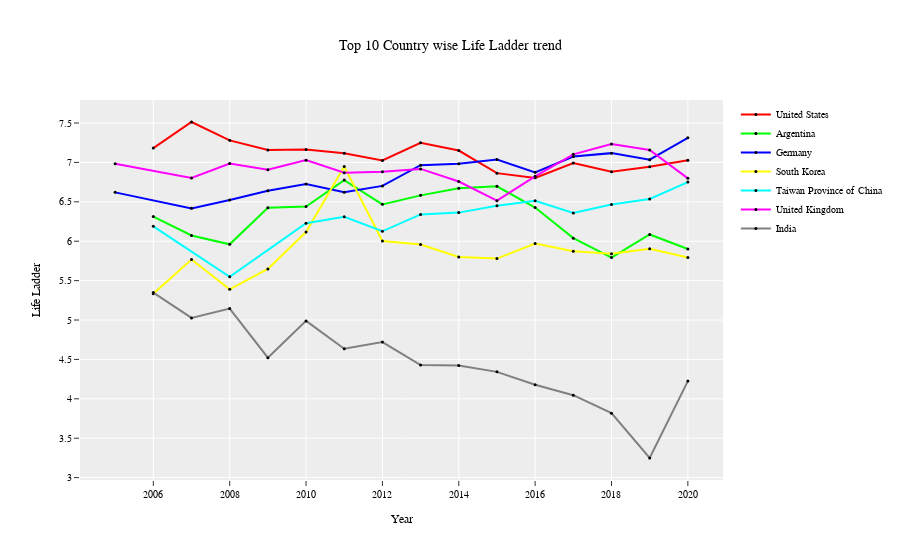

Notebook source saved alongside this figure:
### Code cell
## Plot Region wise count of countries and average ladder score
from plotly.subplots import make_subplots
fig=go.Figure()
for k,v in color.items():
    fig.add_trace(go.Scatter(
    x=df_minerva[df_minerva['Country name']==k]['year'],
    y=df_minerva[df_minerva['Country name']==k]['Life Ladder'],
    name=k,
    mode='markers+text+lines',
    marker_color='black',
    marker_size=3,
    line=dict(color=color[k]),
    yaxis='y1'))
    
fig.update_layout(
    title="Top 10 Country wise Life Ladder trend",
    xaxis_title="Year",
    yaxis_title="Life Ladder",
    template='ggplot2',
    font=dict(
        size=10,
        color="Black",
        family="Garamond"
    ),
    xaxis=dict(showgrid=True),
    yaxis=dict(showgrid=True)
)
fig.show()

### Figure 1 — Plotly figure (JSON) as saved in the notebook; plotly's stock layout.template omitted (floating-point values rounded to 4 significant figures)
{"data": [{"line": {"color": "#FF0000"}, "marker": {"color": "black", "size": 3}, "mode": "markers+text+lines", "name": "United States", "type": "scatter", "x": [2006, 2007, 2008, 2009, 2010, 2011, 2012, 2013, 2014, 2015, 2016, 2017, 2018, 2019, 2020], "y": [7.182, 7.513, 7.28, 7.158, 7.164, 7.115, 7.026, 7.249, 7.151, 6.864, 6.804, 6.992, 6.883, 6.944, 7.028], "yaxis": "y"}, {"line": {"color": "#00FF00"}, "marker": {"color": "black", "size": 3}, "mode": "markers+text+lines", "name": "Argentina", "type": "scatter", "x": [2006, 2007, 2008, 2009, 2010, 2011, 2012, 2013, 2014, 2015, 2016, 2017, 2018, 2019, 2020], "y": [6.313, 6.073, 5.961, 6.424, 6.441, 6.776, 6.468, 6.582, 6.671, 6.697, 6.427, 6.039, 5.793, 6.086, 5.901], "yaxis": "y"}, {"line": {"color": "#0000FF"}, "marker": {"color": "black", "size": 3}, "mode": "markers+text+lines", "name": "Germany", "type": "scatter", "x": [2005, 2007, 2008, 2009, 2010, 2011, 2012, 2013, 2014, 2015, 2016, 2017, 2018, 2019, 2020], "y": [6.62, 6.417, 6.522, 6.641, 6.725, 6.621, 6.702, 6.965, 6.984, 7.037, 6.874, 7.074, 7.118, 7.035, 7.312], "yaxis": "y"}, {"line": {"color": "#FFFF00"}, "marker": {"color": "black", "size": 3}, "mode": "markers+text+lines", "name": "South Korea", "type": "scatter", "x": [2006, 2007, 2008, 2009, 2010, 2011, 2012, 2013, 2014, 2015, 2016, 2017, 2018, 2019, 2020], "y": [5.332, 5.767, 5.39, 5.648, 6.116, 6.947, 6.003, 5.959, 5.801, 5.78, 5.971, 5.874, 5.84, 5.903, 5.793], "yaxis": "y"}, {"line": {"color": "#00FFFF"}, "marker": {"color": "black", "size": 3}, "mode": "markers+text+lines", "name": "Taiwan Province of China", "type": "scatter", "x": [2006, 2008, 2010, 2011, 2012, 2013, 2014, 2015, 2016, 2017, 2018, 2019, 2020], "y": [6.189, 5.548, 6.229, 6.309, 6.126, 6.34, 6.363, 6.45, 6.513, 6.359, 6.467, 6.537, 6.751], "yaxis": "y"}, {"line": {"color": "#FF00FF"}, "marker": {"color": "black", "size": 3}, "mode": "markers+text+lines", "name": "United Kingdom", "type": "scatter", "x": [2005, 2007, 2008, 2009, 2010, 2011, 2012, 2013, 2014, 2015, 2016, 2017, 2018, 2019, 2020], "y": [6.984, 6.802, 6.986, 6.907, 7.029, 6.869, 6.881, 6.918, 6.758, 6.515, 6.824, 7.103, 7.233, 7.157, 6.798], "yaxis": "y"}, {"line": {"color": "#808080"}, "marker": {"color": "black", "size": 3}, "mode": "markers+text+lines", "name": "India", "type": "scatter", "x": [2006, 2007, 2008, 2009, 2010, 2011, 2012, 2013, 2014, 2015, 2016, 2017, 2018, 2019, 2020], "y": [5.348, 5.027, 5.146, 4.522, 4.989, 4.635, 4.72, 4.428, 4.424, 4.342, 4.179, 4.046, 3.818, 3.249, 4.225], "yaxis": "y"}], "layout": {"font": {"color": "Black", "family": "Garamond", "size": 10}, "title": {"text": "Top 10 Country wise Life Ladder trend"}, "xaxis": {"showgrid": true, "title": {"text": "Year"}}, "yaxis": {"showgrid": true, "title": {"text": "Life Ladder"}}}}
